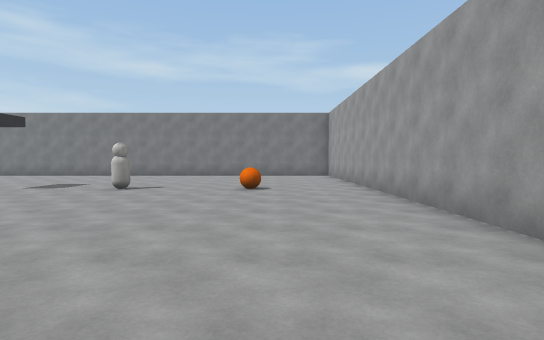
view 1 (above)

17 first-person views from a walk through a scene from a Unity 3-D project. The camera is 1.4 m above the floor, tilts 2° down and sees 80° across. The floor is counted in squares, 2 m on a side. Each view is taken from the middle of a square. On the plan, view 1 faces up. The plan holds only what a view shows up to about 10 squares ahead; the rest is blank. The player character is not drawn. Surface patterns are stand-ins for the level's own textures.

view 2
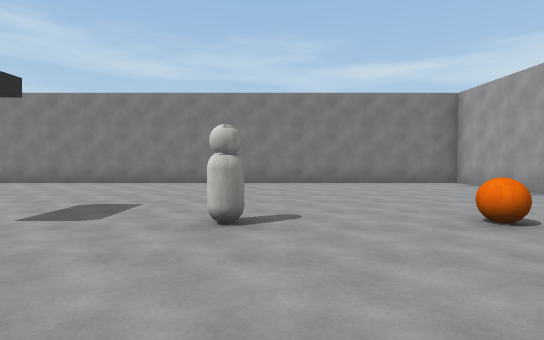

view 3
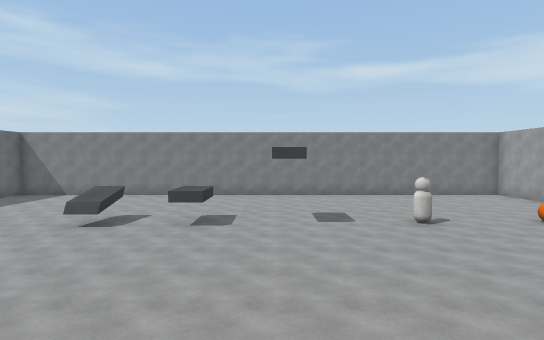

view 4
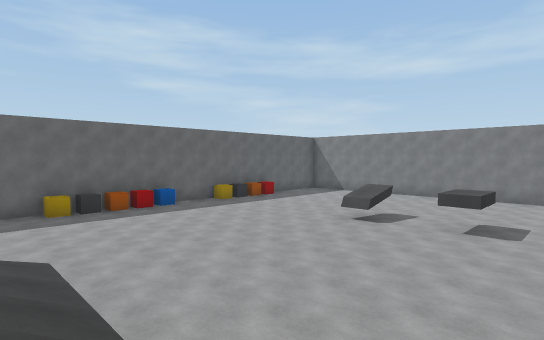

view 5
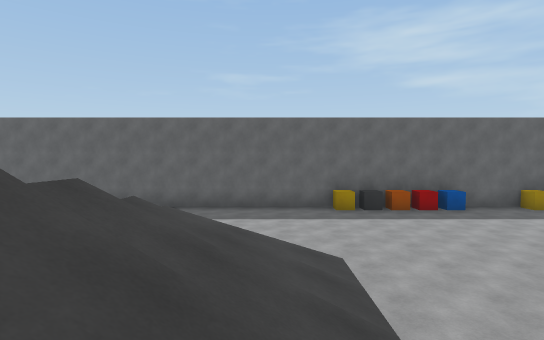

view 6
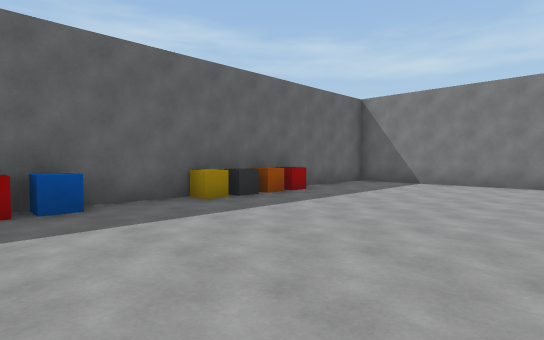

view 7
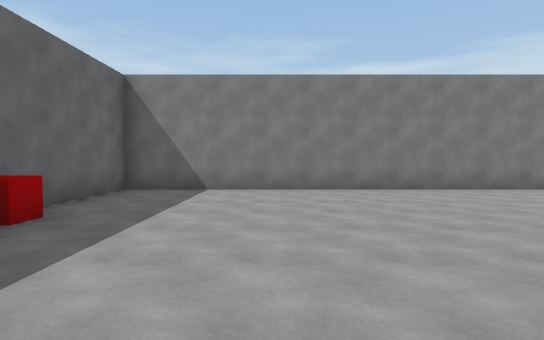

view 8
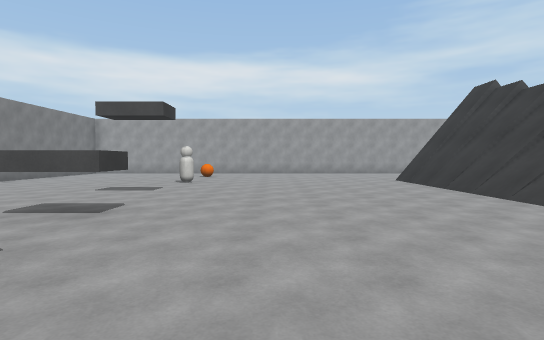

view 9
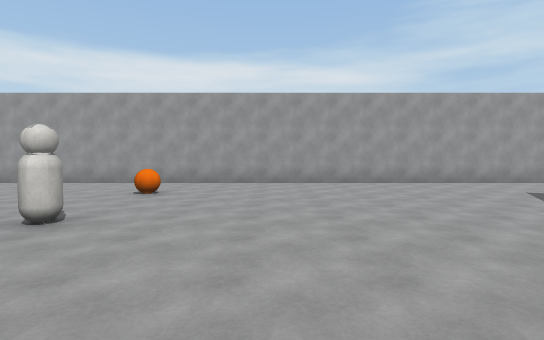

view 10
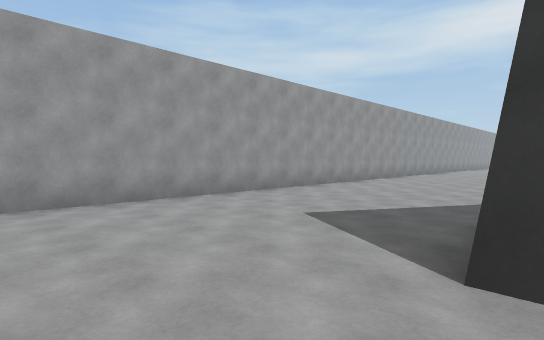

view 11
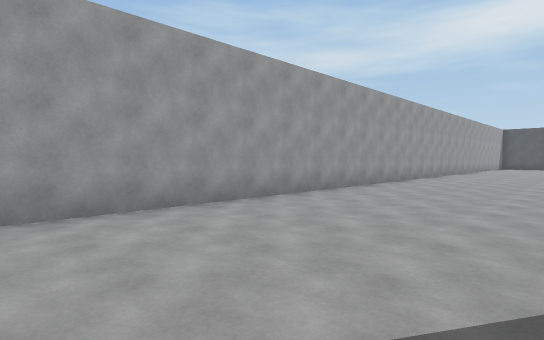

view 12
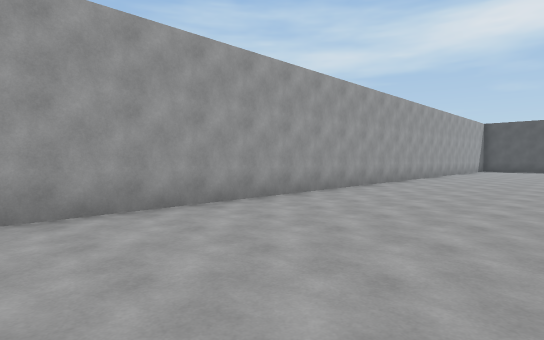

view 13
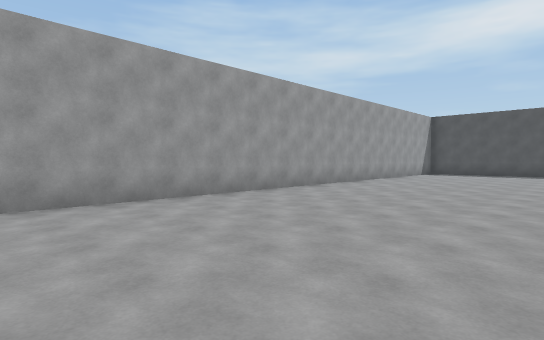

view 14
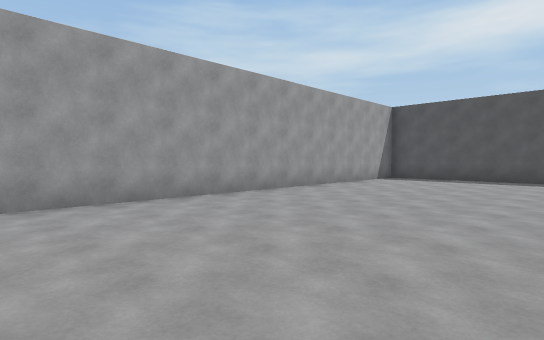

view 15
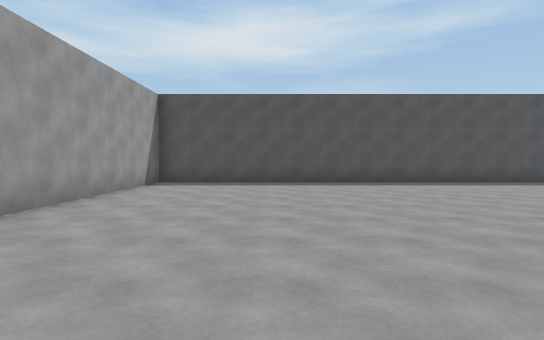

view 16
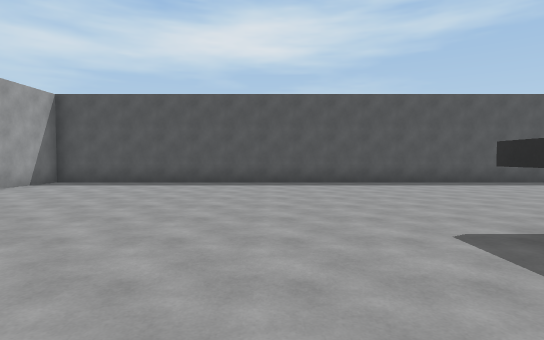

view 17
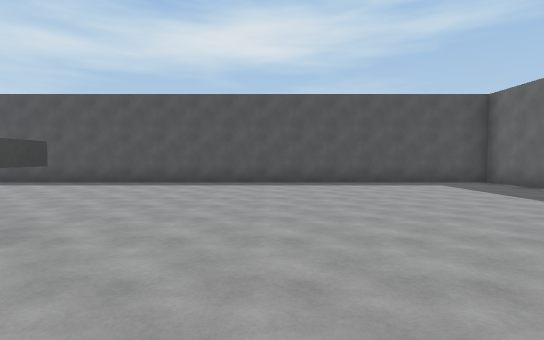

### Floor plan
Key: @ floor where view 1 was taken; # wall or solid block; . floor; / step, stairs or slope; = window, fence, low wall or low ledge; ^ raised ledge; B orange ball; C red cube; G grey cube; U cube; L blue cube; R orange cube; O other object.
Columns run from 18 left of view 1 to 3 right of it. Each row starts with its distance up from view 1.
 14 ######################
 13 #....................#
 12 #....................#
 11 #....................#
 10 #C...................#
  9 #R...................#
  8 #G.....^.#....OO..B..#
  7 #U.....^......OO.....#
  6 #....................#
  5 #L...................#
  4 #C...................#
  3 #G...................#
  2 #U...................#
  1 #.....////////##.....#
  0 #.....////////##..@..#
 -1 #...  ////  //=#.....#
 -2 #..            #.....#
 -3 #.              .....#
 -4 #               .....#
 -5 #               .....#
 -6 #               .....#
 -7 #               .....#
 -8                 .....#
 -9                 .....#
-10                 .....#
-11                ......#
-12                ......#
-13                ......#
-14                ......#
-15                ......#
-16                ......#
-17        .      .......#
-18       ...    ........#
-19      .....  .........#
-20     ......^^.........#
-21    ..................#
-22    ..................#
-23   ...................#
-24  ....................#
-25 #....................#
-26 #....................#
-27 ######################

Where each view was taken, in squares from view 1:
view 1: 0 up, 0 right, facing up
view 2: 4 up, 3 left, facing up
view 3: 0 up, 7 left, facing up
view 4: 0 up, 7 left, facing up-left
view 5: 0 up, 8 left, facing left
view 6: 4 up, 12 left, facing up-left
view 7: 6 up, 14 left, facing up
view 8: 5 up, 13 left, facing right
view 9: 5 up, 7 left, facing right
view 10: 3 up, 3 left, facing down-right
view 11: 1 down, 2 left, facing down-right
view 12: 6 down, 2 left, facing down-right
view 13: 11 down, 3 left, facing down-right
view 14: 15 down, 3 left, facing down-right
view 15: 17 down, 1 left, facing down
view 16: 17 down, 4 left, facing down
view 17: 17 down, 11 left, facing down
